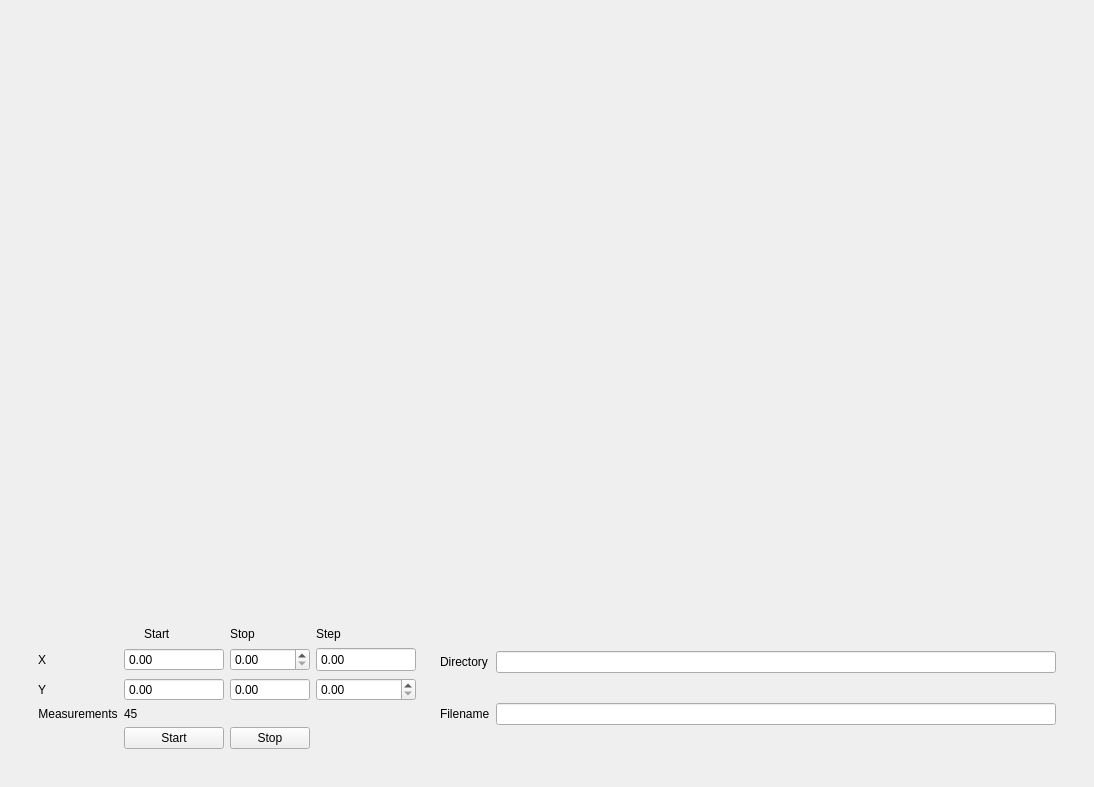
<?xml version="1.0" encoding="UTF-8"?>
<ui version="4.0">
 <class>MapWidget</class>
 <widget class="QWidget" name="MapWidget">
  <property name="geometry">
   <rect>
    <x>0</x>
    <y>0</y>
    <width>1094</width>
    <height>787</height>
   </rect>
  </property>
  <property name="windowTitle">
   <string>Form</string>
  </property>
  <layout class="QVBoxLayout" name="verticalLayout">
   <item>
    <widget class="QWidget" name="widget" native="true">
     <layout class="QHBoxLayout" name="horizontalLayout">
      <property name="spacing">
       <number>0</number>
      </property>
      <property name="leftMargin">
       <number>0</number>
      </property>
      <property name="topMargin">
       <number>0</number>
      </property>
      <property name="rightMargin">
       <number>0</number>
      </property>
      <property name="bottomMargin">
       <number>0</number>
      </property>
      <item>
       <widget class="QWidget" name="widget_4" native="true">
        <layout class="QVBoxLayout" name="verticalLayout_11" stretch="0,0">
         <item>
          <widget class="ImageView" name="img_view" native="true">
           <property name="enabled">
            <bool>true</bool>
           </property>
           <property name="sizePolicy">
            <sizepolicy hsizetype="Expanding" vsizetype="Expanding">
             <horstretch>0</horstretch>
             <verstretch>0</verstretch>
            </sizepolicy>
           </property>
          </widget>
         </item>
         <item>
          <widget class="QWidget" name="SaveData" native="true">
           <property name="sizePolicy">
            <sizepolicy hsizetype="Expanding" vsizetype="Fixed">
             <horstretch>0</horstretch>
             <verstretch>0</verstretch>
            </sizepolicy>
           </property>
           <property name="minimumSize">
            <size>
             <width>0</width>
             <height>0</height>
            </size>
           </property>
           <property name="maximumSize">
            <size>
             <width>16777215</width>
             <height>16777215</height>
            </size>
           </property>
           <layout class="QHBoxLayout" name="horizontalLayout_2">
            <item>
             <widget class="QWidget" name="widget_13" native="true">
              <property name="sizePolicy">
               <sizepolicy hsizetype="Maximum" vsizetype="Fixed">
                <horstretch>0</horstretch>
                <verstretch>0</verstretch>
               </sizepolicy>
              </property>
              <property name="minimumSize">
               <size>
                <width>0</width>
                <height>25</height>
               </size>
              </property>
              <property name="maximumSize">
               <size>
                <width>16777215</width>
                <height>170</height>
               </size>
              </property>
              <layout class="QGridLayout" name="gridLayout" columnstretch="1,0,0,0,0">
               <item row="0" column="3">
                <widget class="QLabel" name="label_4">
                 <property name="text">
                  <string>Stop</string>
                 </property>
                </widget>
               </item>
               <item row="2" column="0">
                <widget class="QLabel" name="label_7">
                 <property name="sizePolicy">
                  <sizepolicy hsizetype="Fixed" vsizetype="Preferred">
                   <horstretch>0</horstretch>
                   <verstretch>0</verstretch>
                  </sizepolicy>
                 </property>
                 <property name="text">
                  <string>Y</string>
                 </property>
                </widget>
               </item>
               <item row="6" column="3">
                <widget class="QPushButton" name="Stop_Button">
                 <property name="text">
                  <string>Stop</string>
                 </property>
                </widget>
               </item>
               <item row="2" column="1" colspan="2">
                <widget class="QDoubleSpinBox" name="YStart_DoubleSpinBox">
                 <property name="sizePolicy">
                  <sizepolicy hsizetype="Maximum" vsizetype="Fixed">
                   <horstretch>0</horstretch>
                   <verstretch>0</verstretch>
                  </sizepolicy>
                 </property>
                 <property name="minimumSize">
                  <size>
                   <width>100</width>
                   <height>10</height>
                  </size>
                 </property>
                 <property name="buttonSymbols">
                  <enum>QAbstractSpinBox::ButtonSymbols::NoButtons</enum>
                 </property>
                 <property name="suffix">
                  <string/>
                 </property>
                </widget>
               </item>
               <item row="0" column="2">
                <widget class="QLabel" name="label_3">
                 <property name="text">
                  <string>Start</string>
                 </property>
                </widget>
               </item>
               <item row="5" column="1">
                <widget class="QLabel" name="NumMeasurements_Label">
                 <property name="sizePolicy">
                  <sizepolicy hsizetype="Fixed" vsizetype="Preferred">
                   <horstretch>0</horstretch>
                   <verstretch>0</verstretch>
                  </sizepolicy>
                 </property>
                 <property name="text">
                  <string>45</string>
                 </property>
                </widget>
               </item>
               <item row="1" column="3">
                <widget class="QDoubleSpinBox" name="XStop_DoubleSpinBox"/>
               </item>
               <item row="2" column="3">
                <widget class="QDoubleSpinBox" name="YStop_DoubleSpinBox">
                 <property name="buttonSymbols">
                  <enum>QAbstractSpinBox::ButtonSymbols::NoButtons</enum>
                 </property>
                </widget>
               </item>
               <item row="1" column="0">
                <widget class="QLabel" name="label_13">
                 <property name="sizePolicy">
                  <sizepolicy hsizetype="Fixed" vsizetype="Preferred">
                   <horstretch>0</horstretch>
                   <verstretch>0</verstretch>
                  </sizepolicy>
                 </property>
                 <property name="text">
                  <string>X</string>
                 </property>
                </widget>
               </item>
               <item row="5" column="0">
                <widget class="QLabel" name="label_8">
                 <property name="sizePolicy">
                  <sizepolicy hsizetype="Preferred" vsizetype="Fixed">
                   <horstretch>0</horstretch>
                   <verstretch>0</verstretch>
                  </sizepolicy>
                 </property>
                 <property name="text">
                  <string>Measurements</string>
                 </property>
                 <property name="alignment">
                  <set>Qt::AlignmentFlag::AlignCenter</set>
                 </property>
                </widget>
               </item>
               <item row="6" column="1" colspan="2">
                <widget class="QPushButton" name="Start_Button">
                 <property name="text">
                  <string>Start</string>
                 </property>
                </widget>
               </item>
               <item row="1" column="1" colspan="2">
                <widget class="QDoubleSpinBox" name="XStart_DoubleSpinBox">
                 <property name="buttonSymbols">
                  <enum>QAbstractSpinBox::ButtonSymbols::NoButtons</enum>
                 </property>
                 <property name="suffix">
                  <string/>
                 </property>
                </widget>
               </item>
               <item row="1" column="4">
                <widget class="QDoubleSpinBox" name="XStep_DoubleSpinBox">
                 <property name="sizePolicy">
                  <sizepolicy hsizetype="Maximum" vsizetype="Fixed">
                   <horstretch>0</horstretch>
                   <verstretch>0</verstretch>
                  </sizepolicy>
                 </property>
                 <property name="minimumSize">
                  <size>
                   <width>100</width>
                   <height>25</height>
                  </size>
                 </property>
                 <property name="buttonSymbols">
                  <enum>QAbstractSpinBox::ButtonSymbols::NoButtons</enum>
                 </property>
                 <property name="suffix">
                  <string/>
                 </property>
                </widget>
               </item>
               <item row="2" column="4">
                <widget class="QDoubleSpinBox" name="YStep_DoubleSpinBox"/>
               </item>
               <item row="0" column="4">
                <widget class="QLabel" name="label_14">
                 <property name="sizePolicy">
                  <sizepolicy hsizetype="Fixed" vsizetype="Preferred">
                   <horstretch>0</horstretch>
                   <verstretch>0</verstretch>
                  </sizepolicy>
                 </property>
                 <property name="text">
                  <string>Step</string>
                 </property>
                </widget>
               </item>
              </layout>
             </widget>
            </item>
            <item>
             <widget class="QWidget" name="widget_2" native="true">
              <property name="sizePolicy">
               <sizepolicy hsizetype="Expanding" vsizetype="Expanding">
                <horstretch>0</horstretch>
                <verstretch>0</verstretch>
               </sizepolicy>
              </property>
              <layout class="QGridLayout" name="gridLayout_2">
               <item row="1" column="0">
                <widget class="QLabel" name="label_2">
                 <property name="text">
                  <string>Filename</string>
                 </property>
                </widget>
               </item>
               <item row="0" column="0">
                <widget class="QLabel" name="label">
                 <property name="text">
                  <string>Directory</string>
                 </property>
                </widget>
               </item>
               <item row="0" column="1">
                <widget class="QLineEdit" name="Directory_LineEdit"/>
               </item>
               <item row="1" column="1">
                <widget class="QLineEdit" name="Filename_LineEdit"/>
               </item>
              </layout>
             </widget>
            </item>
           </layout>
          </widget>
         </item>
        </layout>
       </widget>
      </item>
     </layout>
    </widget>
   </item>
  </layout>
 </widget>
 <customwidgets>
  <customwidget>
   <class>ImageView</class>
   <extends>QWidget</extends>
   <header location="global">pyqtgraph</header>
   <container>1</container>
  </customwidget>
 </customwidgets>
 <resources/>
 <connections/>
</ui>
